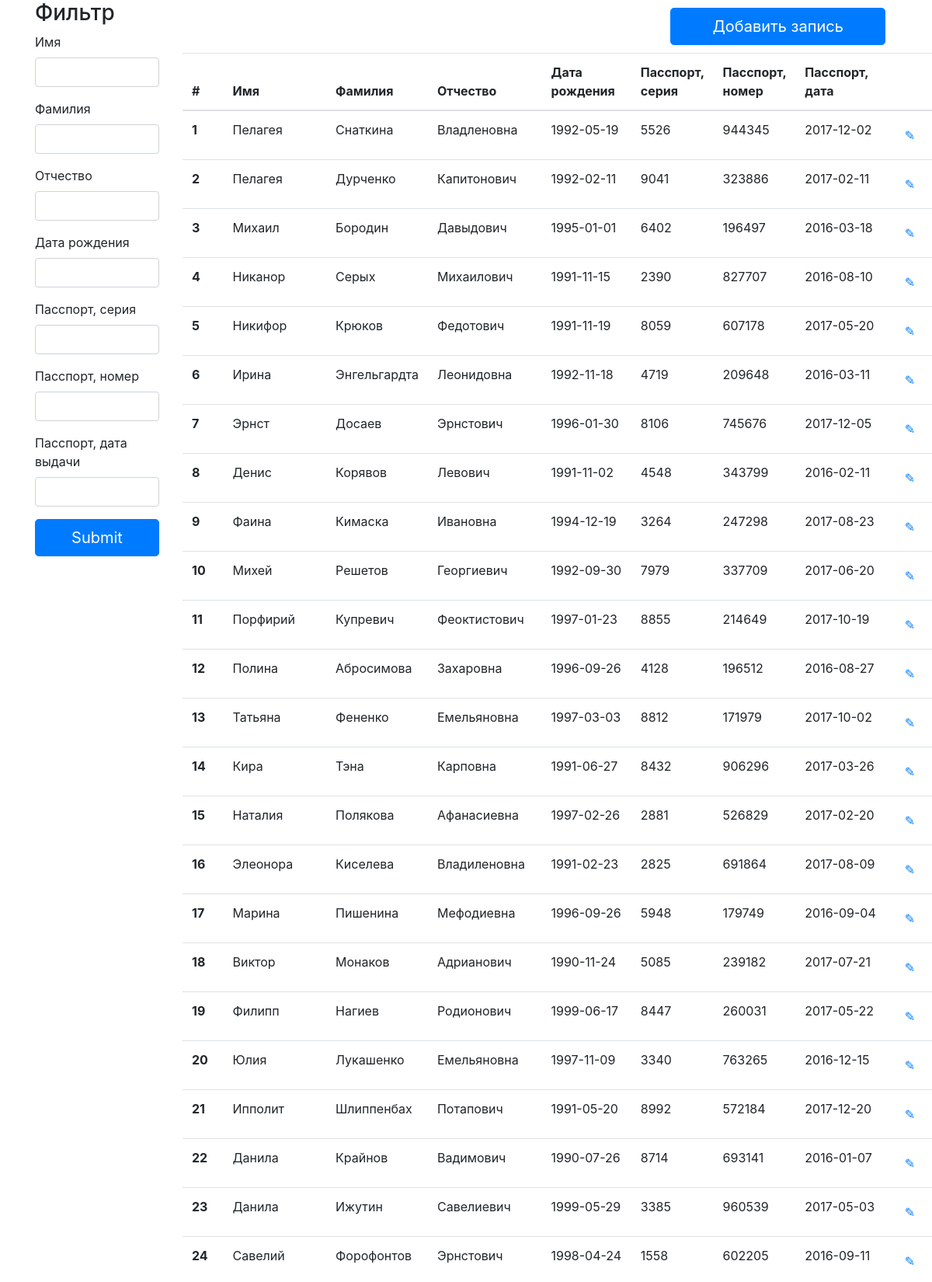
The page / (upper part) on the database its author committed.
### tables this page shows
CREATE TABLE `Clients` (
	`iClientID` INT(6) UNSIGNED AUTO_INCREMENT,
	`sFirstName` VARCHAR(255) NOT NULL,
	`sLastName` VARCHAR(255) NOT NULL,
	`sFatherName` VARCHAR(255) NOT NULL,
	`dBirthDate` DATE NOT NULL,
	`iPassportSerial` INT(4) UNSIGNED NOT NULL,
	`iPassportNumber` INT(6) UNSIGNED NOT NULL,
	`dPassportDate` DATE NOT NULL,
	PRIMARY KEY (`iClientID`),
	INDEX `ClientIndex` (`sFirstName`, `sLastName`, `sFatherName`, `iPassportSerial`, `iPassportNumber`)
);

### ClientsRecord.class.php (called while the page is built, shortened)
<?php
include_once("Database.class.php");
class ClientsRecord
{
	private static $_oInstance;
	private $_oQueryHandler;
	public static function getInstance()
	{
		if (!self::$_oInstance)
			self::$_oInstance = new self();
		return self::$_oInstance;
	}
	public function fnPrepareQuery()
	{
		$aFilteredREQUEST = array_filter($_REQUEST, 'fnFilterEmpty');
		$this->_aBoundFields = [];
		$aFilteredREQUESTKeys = array_keys($aFilteredREQUEST);
		$sCondition = "WHERE 1 ";
		$this->_oQueryHandler = Database::fnHandler()->prepare("SELECT * FROM Clients $sCondition ORDER BY iClientID ASC");
	}
	public function fnEexecute()
	{
		$this->_oQueryHandler->execute();
	}
	public function fnFetchAll($bWithPrepare = false)
	{
		if ($bWithPrepare) {
			$this->fnPrepareQuery();
			$this->fnEexecute();
		}
		return $this->_oQueryHandler->fetchAll();
	}
}

### Database.class.php (called while the page is built, shortened)
<?php
class Database
{
	private static $_oInstance;
	public static function getInstance()
	{
		if (!self::$_oInstance)
			self::$_oInstance = new self();
		return self::$_oInstance;
	}
	public function __construct() {
		$this->_oDBHandler = new PDO(
			'mysql:host=localhost;dbname=Application',
			$_ENV['DB_USER'],
			$_ENV['DB_PASSWORD']
		);
	}
	public static function fnHandler()
	{
		return self::getInstance()->_oDBHandler;
	}
}

### index.php (the view, shortened to what this page needs)
<?php
include_once("ClientsRecord.class.php");
$oClientsRecord = ClientsRecord::getInstance();
$aResult = $oClientsRecord->fnFetchAll(true);
?>
<!DOCTYPE html>
<html>
<head>
	<link rel="stylesheet" type="text/css" href="bootstrap.min.css">
</head>
<body>
	<div class="container">
		<div class="row">
			<div class="col-md-2 order-md-1">
				<form method="POST">
					<h3>Фильтр</h3>
					<?php foreach (ClientsRecord::$aFormFields as $aField): ?>
					<div class="form-group">
						<label for="<?php echo $aField["name"] ?>"><?php echo $aField["label"] ?></label>
						<input type="text" class="form-control" id="<?php echo $aField["name"] ?>" name="<?php echo $aField["name"] ?>" value="<?php echo @$_REQUEST[$aField["name"]] ?>">
					</div>
					<?php endforeach ?>
					<input type="submit" class="btn btn-primary btn-lg btn-block">
				</form>
			</div>
			<div class="col-md-10 order-md-2">
				<div class="row" style="margin:10px 0px 10px 0px">
					<div class="col-md-8 order-md-1">
					</div>
					<div class="col-md-4 order-md-2">
						<a href="edit.php" class="btn btn-primary btn-lg btn-block">Добавить запись</a>
					</div>
				</div>
				<table class="table">
				  <thead>
				    <tr>
				      <th scope="col">#</th>
				      <th scope="col">Имя</th>
				      <th scope="col">Фамилия</th>
				      <th scope="col">Отчество</th>
				      <th scope="col">Дата рождения</th>
				      <th scope="col">Пасспорт, серия</th>
				      <th scope="col">Пасспорт, номер</th>
				      <th scope="col">Пасспорт, дата</th>
				      <th scope="col"></th>
				    </tr>
				  </thead>
				  <tbody>
				  <?php foreach ($aResult as $aItem): ?>
					<tr>
						<th scope="row"><?php echo $aItem['iClientID']?></th>
						<td><?php echo $aItem['sFirstName']?></td>
						<td><?php echo $aItem['sLastName']?></td>
						<td><?php echo $aItem['sFatherName']?></td>
						<td style="white-space: nowrap"><?php echo $aItem['dBirthDate']?></td>
						<td><?php echo $aItem['iPassportSerial']?></td>
						<td><?php echo $aItem['iPassportNumber']?></td>
						<td style="white-space: nowrap"><?php echo $aItem['dPassportDate']?></td>
						<td><a href="edit.php?iClientID=<?php echo $aItem['iClientID']?>" class="btn">✎</a></td>
					</tr>
				<?php endforeach ?>
				</tbody>
			</div>
		</div>
	</div>
</body>
</html>

### rows shown on the page
clients: iClientID "1", sFirstName "Пелагея", sLastName "Снаткина", sFatherName "Владленовна", dBirthDate "1992-05-19", iPassportSerial "5526", iPassportNumber "944345", dPassportDate "2017-12-02"
clients: iClientID "2", sFirstName "Пелагея", sLastName "Дурченко", sFatherName "Капитонович", dBirthDate "1992-02-11", iPassportSerial "9041", iPassportNumber "323886", dPassportDate "2017-02-11"
clients: iClientID "3", sFirstName "Михаил", sLastName "Бородин", sFatherName "Давыдович", dBirthDate "1995-01-01", iPassportSerial "6402", iPassportNumber "196497", dPassportDate "2016-03-18"
clients: iClientID "4", sFirstName "Никанор", sLastName "Серых", sFatherName "Михаилович", dBirthDate "1991-11-15", iPassportSerial "2390", iPassportNumber "827707", dPassportDate "2016-08-10"
clients: iClientID "5", sFirstName "Никифор", sLastName "Крюков", sFatherName "Федотович", dBirthDate "1991-11-19", iPassportSerial "8059", iPassportNumber "607178", dPassportDate "2017-05-20"
clients: iClientID "6", sFirstName "Ирина", sLastName "Энгельгардта", sFatherName "Леонидовна", dBirthDate "1992-11-18", iPassportSerial "4719", iPassportNumber "209648", dPassportDate "2016-03-11"
clients: iClientID "7", sFirstName "Эрнст", sLastName "Досаев", sFatherName "Эрнстович", dBirthDate "1996-01-30", iPassportSerial "8106", iPassportNumber "745676", dPassportDate "2017-12-05"
clients: iClientID "8", sFirstName "Денис", sLastName "Корявов", sFatherName "Левович", dBirthDate "1991-11-02", iPassportSerial "4548", iPassportNumber "343799", dPassportDate "2016-02-11"
clients: iClientID "9", sFirstName "Фаина", sLastName "Кимаска", sFatherName "Ивановна", dBirthDate "1994-12-19", iPassportSerial "3264", iPassportNumber "247298", dPassportDate "2017-08-23"
clients: iClientID "10", sFirstName "Михей", sLastName "Решетов", sFatherName "Георгиевич", dBirthDate "1992-09-30", iPassportSerial "7979", iPassportNumber "337709", dPassportDate "2017-06-20"
clients: iClientID "11", sFirstName "Порфирий", sLastName "Купревич", sFatherName "Феоктистович", dBirthDate "1997-01-23", iPassportSerial "8855", iPassportNumber "214649", dPassportDate "2017-10-19"
clients: iClientID "12", sFirstName "Полина", sLastName "Абросимова", sFatherName "Захаровна", dBirthDate "1996-09-26", iPassportSerial "4128", iPassportNumber "196512", dPassportDate "2016-08-27"
clients: iClientID "13", sFirstName "Татьяна", sLastName "Фененко", sFatherName "Емельяновна", dBirthDate "1997-03-03", iPassportSerial "8812", iPassportNumber "171979", dPassportDate "2017-10-02"
clients: iClientID "14", sFirstName "Кира", sLastName "Тэна", sFatherName "Карповна", dBirthDate "1991-06-27", iPassportSerial "8432", iPassportNumber "906296", dPassportDate "2017-03-26"
clients: iClientID "15", sFirstName "Наталия", sLastName "Полякова", sFatherName "Афанасиевна", dBirthDate "1997-02-26", iPassportSerial "2881", iPassportNumber "526829", dPassportDate "2017-02-20"
clients: iClientID "16", sFirstName "Элеонора", sLastName "Киселева", sFatherName "Владиленовна", dBirthDate "1991-02-23", iPassportSerial "2825", iPassportNumber "691864", dPassportDate "2017-08-09"
clients: iClientID "17", sFirstName "Марина", sLastName "Пишенина", sFatherName "Мефодиевна", dBirthDate "1996-09-26", iPassportSerial "5948", iPassportNumber "179749", dPassportDate "2016-09-04"
clients: iClientID "18", sFirstName "Виктор", sLastName "Монаков", sFatherName "Адрианович", dBirthDate "1990-11-24", iPassportSerial "5085", iPassportNumber "239182", dPassportDate "2017-07-21"
clients: iClientID "19", sFirstName "Филипп", sLastName "Нагиев", sFatherName "Родионович", dBirthDate "1999-06-17", iPassportSerial "8447", iPassportNumber "260031", dPassportDate "2017-05-22"
clients: iClientID "20", sFirstName "Юлия", sLastName "Лукашенко", sFatherName "Емельяновна", dBirthDate "1997-11-09", iPassportSerial "3340", iPassportNumber "763265", dPassportDate "2016-12-15"
clients: iClientID "21", sFirstName "Ипполит", sLastName "Шлиппенбах", sFatherName "Потапович", dBirthDate "1991-05-20", iPassportSerial "8992", iPassportNumber "572184", dPassportDate "2017-12-20"
clients: iClientID "22", sFirstName "Данила", sLastName "Крайнов", sFatherName "Вадимович", dBirthDate "1990-07-26", iPassportSerial "8714", iPassportNumber "693141", dPassportDate "2016-01-07"
clients: iClientID "23", sFirstName "Данила", sLastName "Ижутин", sFatherName "Савелиевич", dBirthDate "1999-05-29", iPassportSerial "3385", iPassportNumber "960539", dPassportDate "2017-05-03"
clients: iClientID "24", sFirstName "Савелий", sLastName "Форофонтов", sFatherName "Эрнстович", dBirthDate "1998-04-24", iPassportSerial "1558", iPassportNumber "602205", dPassportDate "2016-09-11"

### other values the page prints
$aField["label"] "Имя"
$aField["label"] "Фамилия"
$aField["label"] "Отчество"
$aField["label"] "Дата рождения"
$aField["label"] "Пасспорт, серия"
$aField["label"] "Пасспорт, номер"
$aField["label"] "Пасспорт, дата выдачи"
